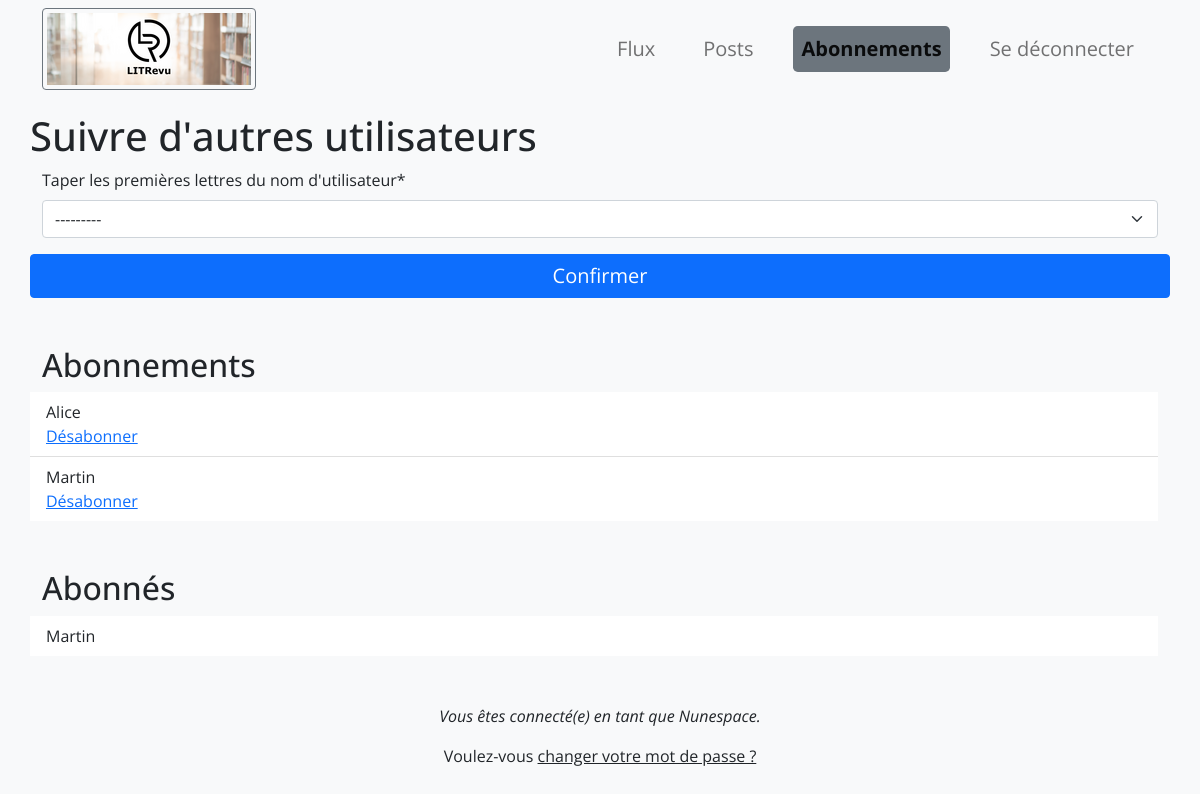
/abonnements/ (signed in), run on an earlier commit of the app's database.
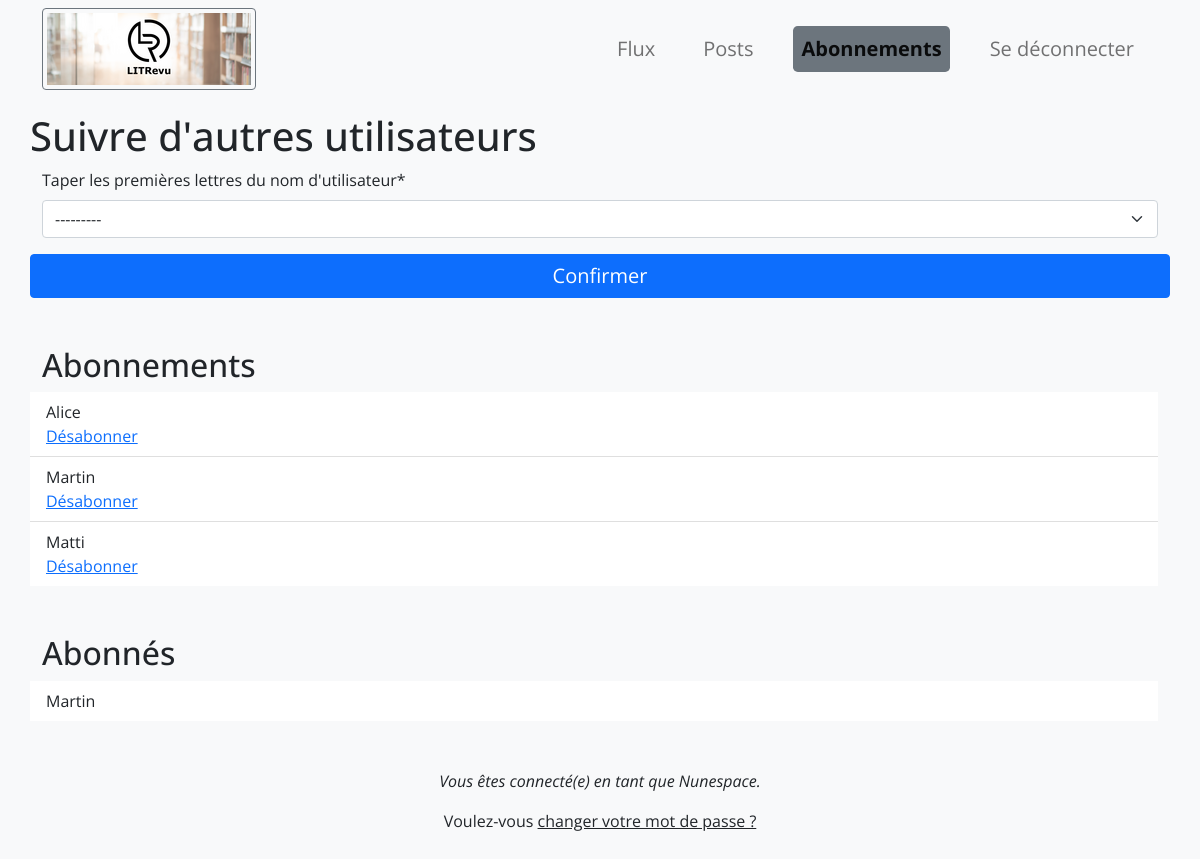
And on a later commit of the database.
### review/models.py (models this page shows, shortened)
class UserFollows(models.Model):
    user = models.ForeignKey(
        to=settings.AUTH_USER_MODEL,
        on_delete=models.CASCADE,
        related_name="following",
    )
    followed_user = models.ForeignKey(
        to=settings.AUTH_USER_MODEL,
        on_delete=models.CASCADE,
        related_name="followed_by", verbose_name="Taper les premières lettres du nom d'utilisateur"
    )
    class Meta:
        unique_together = ("user", "followed_user")

### authentication/models.py (models this page shows)
class User(AbstractUser):
    pass

### review/views.py (the view, shortened to what this page needs)
# urls.py: path("abonnements/", review.views.user_follows, name="user_follows"),
@login_required
def user_follows(request):
    form = UserFollowsForm(instance=request.user)
    followed_users = models.UserFollows.objects.filter(user__id=request.user.id)
    subscribed_users = models.UserFollows.objects.filter(
        followed_user__id=request.user.id
    )
    return render(
        request,
        "review/user_follows_form.html",
        {
            "followed_users": followed_users,
            "subscribed_users": subscribed_users,
            "form": form,
        },
    )

### review/forms.py
class UserFollowsForm(forms.ModelForm):
    class Meta:
        model = UserFollows
        fields = ["followed_user"]

### review/templates/review/user_follows_form.html (shortened to what this page needs)
{% extends 'base.html' %}
{% load crispy_forms_tags %}
{% block content %}
<div class="container">
        <h1 class="row">Suivre d'autres utilisateurs</h1>
        <form method="post" class="row">
            {{ form|crispy }}
            <button type="submit" class="btn btn-primary fs-5">Confirmer</button>
        </form>
</div>
<div class="container">
    <div class="row">
    <h2 class="mt-5"> Abonnements</h2>
        <ul class="list-group list-group-flush">
        {% for user in followed_users %}
        <li class="list-group-item">{{ user.followed_user }}
        <br>
        <a href="{% url 'user_follows_unsubscribe' user.id %}">Désabonner</a></li>
        {% endfor %}
       </ul>
    </div>
    <div class="row">
       <h2 class="mt-5">Abonnés </h2>
           <ul class="list-group list-group-flush">
           {% for user in subscribed_users %}
            <li class="list-group-item">{{ user.user }}</li>
           {% endfor %}
          </ul>
    </div>
</div>
{% endblock content %}

What changed in the data, as far as the page shows it:
added UserFollows: followed_user "Matti", shown under "Abonnements"
